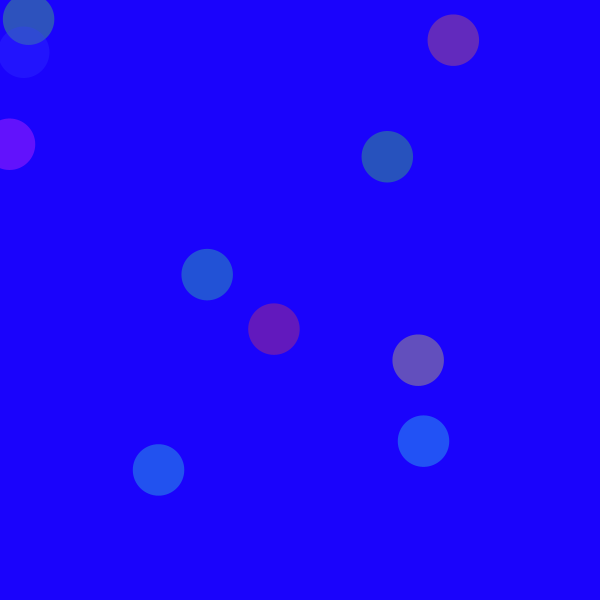
Frame 1 (no input)
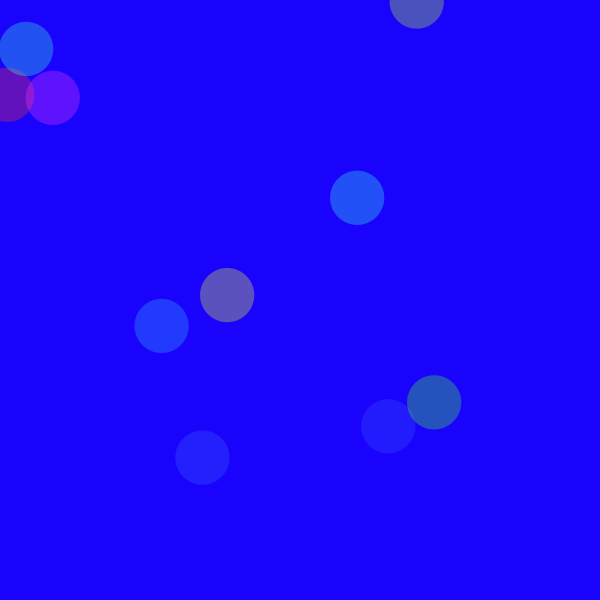
Frame 60 (the mouse pressed at the canvas centre just before this capture)
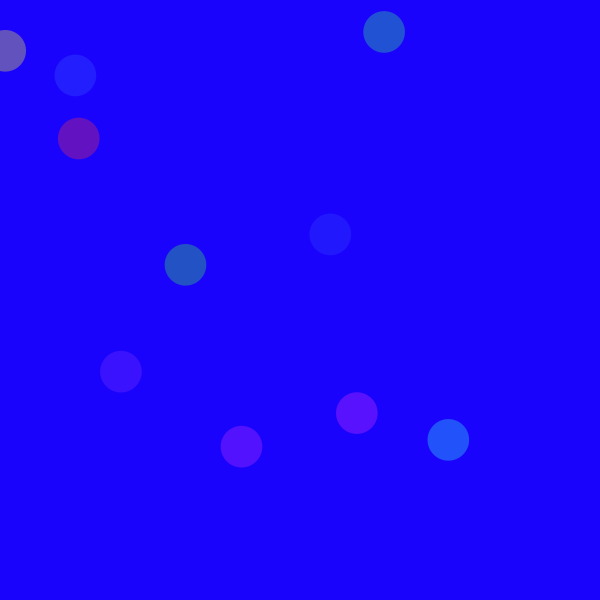
Frame 120 (the mouse held since frame 60 and released just before this capture)

The Processing sketch that drew these frames (run headless with seeded random() and noise(); from frame 60 on, the mouse is pressed at the canvas centre):

// Processing sketch: CRUZSOFIA_E03
// ── CRUZSOFIA_E03.pde
int numShapes = 10; // Número de figuras
Shape[] shapes;

void setup() {
  size(600, 600);
  colorMode(HSB, 360, 100, 100);  // Usamos HSB para controlar mejor los colores
  shapes = new Shape[numShapes];
  
  for (int i = 0; i < numShapes; i++) {
    shapes[i] = new Shape(random(width), random(height), random(20, 80));
  }
}

void draw() {
  background(#1A03FC); // Fondo azul fijo
  for (int i = 0; i < numShapes; i++) {
    shapes[i].update();
    shapes[i].display();
  }
}

class Shape {
  float x, y;
  float size;
  float speedX, speedY;
  float hueValue;
  
  Shape(float x, float y, float size) {
    this.x = x;
    this.y = y;
    this.size = size;
    this.speedX = random(-2, 2);
    this.speedY = random(-2, 2);
    this.hueValue = random(360);
  }
  
  void update() {
    // Movimiento orgánico
    x += speedX * noise(frameCount * 0.01);
    y += speedY * noise(frameCount * 0.01);
    
    // Cambio de color dinámico
    hueValue = (hueValue + 1) % 360;
    
    // Cambio de tamaño pulsante
    size = map(sin(frameCount * 0.05), -1, 1, 20, 80);
    
    // Rebote en los bordes
    if (x < 0 || x > width) speedX *= -1;
    if (y < 0 || y > height) speedY *= -1;
  }
  
  void display() {
    fill(hueValue, 80, 100, 80);
    noStroke();
    ellipse(x, y, size, size);
  }
}
